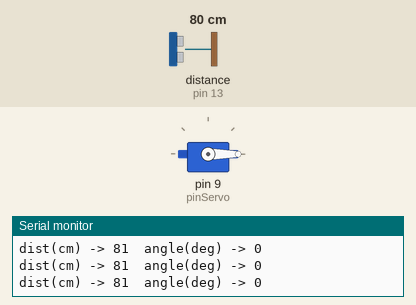
A sketch run on a simulated Arduino Uno, built with avr-gcc and run on an emulated ATmega328P. On the bench: servo, the last lines printed to the serial monitor. Inputs (shaded band) come from the test bench; at power-on: distance to the obstacle (sensor on pin 13) 80 cm. The echo pulse lasts 58.3 µs per cm.

Above: at 2.2 s.
2.3 s: distance to the obstacle (sensor on pin 13) set to 11 cm
3.8 s: distance to the obstacle (sensor on pin 13) set to 8 cm
At 5.0 s:
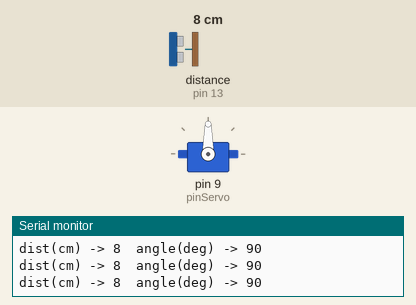
5.3 s: distance to the obstacle (sensor on pin 13) set to 18 cm
At 5.7 s:
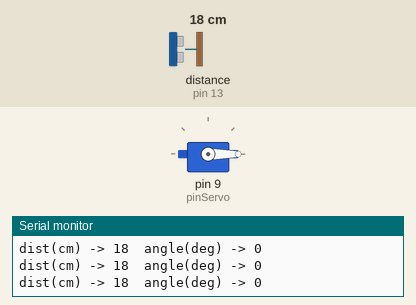
6.8 s: distance to the obstacle (sensor on pin 13) set to 2 cm
At 7.6 s:
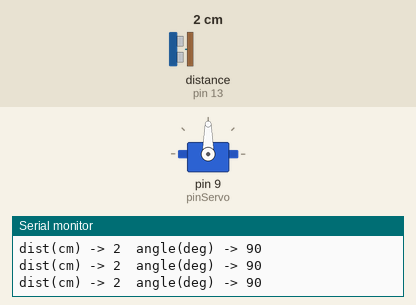
Timing chart, 0 to 9.3 s (numbered marks = the images above; inputs shaded):
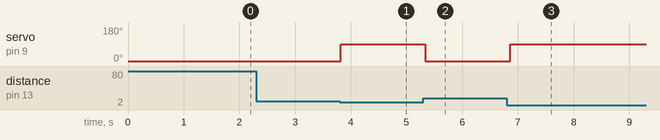

The sketch:

HC-SR04_Servo_Final.ino
```cpp
#include <Servo.h>
#include <NewPing.h>
#define MAXDISTANCE 200
const byte pinServo = 9;
const byte pinTrig = 12;
const byte pinEcho = 13;

Servo myServo;
NewPing sonar(pinTrig, pinEcho, MAXDISTANCE);

void setup() {
  myServo.attach(pinServo);
  myServo.write(0);
  delay(1000);
  Serial.begin(9600);
}

void loop() {
  long duration, dist;

  delay(50);
  duration = sonar.ping();
  dist = duration / US_ROUNDTRIP_CM;
  Serial.print("dist(cm) -> ");
  Serial.print(dist);

  int angle;

  if (dist < 10)
    angle = 90;
  else
    angle = 0;

  myServo.write(angle);

  Serial.print("\t");
  Serial.print("angle(deg) -> ");
  Serial.println(angle);
  delay(100);
}
```

Measured:
- the behaviour switches between 10 and 9 cm on distance to the obstacle (sensor on pin 13) (found by bisection; images 0 and 1)
- after the input at 3.8 s, servo on pin 9 (pinServo): 0° → 90° at once
- after the input at 5.3 s, servo on pin 9 (pinServo): 90° → 0° at once
- after the input at 6.8 s, servo on pin 9 (pinServo): 0° → 90° after 0.06 s
